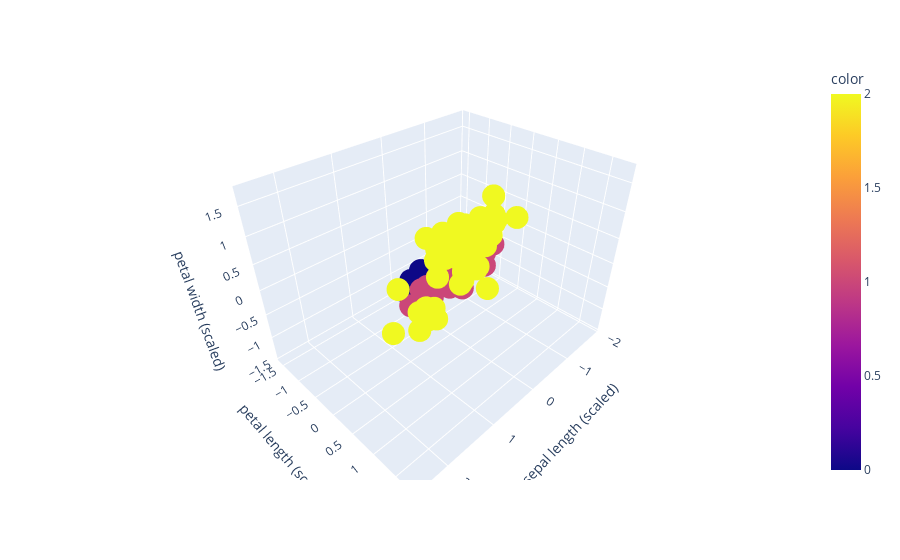

Notebook code for this chart:
### Markdown cell above
<br><br>
<font size=5 color=#009999> 2.3 - Visualization </font> <br>
<font size=4 color=#009999>
HOW DIFFICULT IS THE CLUSTERING TASK?
</font> <br> <br>
</font>


</font>
<div class="alert alert-info">
<b>EXERCISE 6 </b> <br>
Vizualize the data with the following code. Which clusters will be the easier to detect? Comment on the importance of the number of labels.
</div>

### Code cell
import plotly.express as px
import pandas as pd
import re

df = px.data.iris()


data_df = pd.DataFrame(data, columns=X.columns[idxSelected])
new_name = {col: re.sub("\s\(cm\)", " (scaled)", col) for col in X.columns}
data_df.rename(columns=new_name, inplace=True)

fig = px.scatter_3d(
    data_df, x=data_df.columns[0], y=data_df.columns[1], z=data_df.columns[2], color=y
)
fig.show()

#Il faut plus de labels

### Figure 1 — Plotly figure (JSON) as saved in the notebook; plotly's stock layout.template omitted (floating-point values rounded to 4 significant figures; data arrays with more than 128 entries replaced by an {"elided": "..."} marker saying what was removed)
{"data": [{"hovertemplate": "sepal length (scaled)=%{x}<br>petal length (scaled)=%{y}<br>petal width (scaled)=%{z}<br>color=%{marker.color}<extra></extra>", "legendgroup": "", "marker": {"color": {"elided": "150 int values"}, "coloraxis": "coloraxis", "symbol": "circle"}, "mode": "markers", "name": "", "scene": "scene", "showlegend": false, "type": "scatter3d", "x": {"elided": "150 float values"}, "y": {"elided": "150 float values"}, "z": {"elided": "150 float values"}}], "layout": {"coloraxis": {"colorbar": {"title": {"text": "color"}}, "colorscale": [[0, "#0d0887"], [0.1111, "#46039f"], [0.2222, "#7201a8"], [0.3333, "#9c179e"], [0.4444, "#bd3786"], [0.5556, "#d8576b"], [0.6667, "#ed7953"], [0.7778, "#fb9f3a"], [0.8889, "#fdca26"], [1, "#f0f921"]]}, "legend": {"tracegroupgap": 0}, "margin": {"t": 60}, "scene": {"domain": {"x": [0, 1], "y": [0, 1]}, "xaxis": {"title": {"text": "sepal length (scaled)"}}, "yaxis": {"title": {"text": "petal length (scaled)"}}, "zaxis": {"title": {"text": "petal width (scaled)"}}}}}
